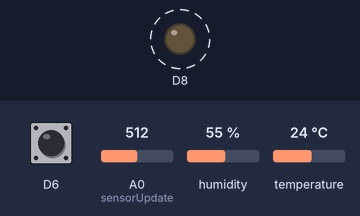
A sketch run on a simulated ESP8266 (NodeMCU). On the bench: output pins drawn as LEDs (lit = HIGH). Dashed ring = blinking. The inputs (shaded band) are chosen by the test bench; at power-on: D6 HIGH, A0 (sensorUpdate) = 512, humidity 55 %, temperature 24 °C. WiFi joins after 1.5 s; servers stay silent unless stated; the Firebase database answers and starts empty; what the sketch prints to the serial monitor is not drawn.

Above: at 2.1 s.
Timing chart, 0 to 7.3 s (numbered marks = the images above):
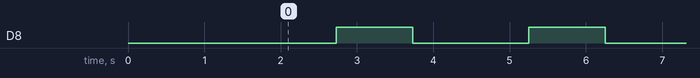

Measured:
- by itself, D8: alternates HIGH for 1.0 s and LOW for 1.5 s

The sketch:

sketch_mar30a.ino
```cpp
#include <Wire.h>
#include <DHT.h>
#include "FirebaseESP8266.h"
#include <ESP8266WiFi.h>
//#include "MAX30100_PulseOximeter.h"

//#define REPORTING_PERIOD_MS    1000

//PulseOximeter pox;

//uint32_t tsLastReport = 0;

#define FIREBASE_HOST "iotweather-f233f-default-rtdb.firebaseio.com/"
#define FIREBASE_AUTH "mBkvm7ZeFvWePM0mSYBUcdgj3k80TUK9tVs2uozL"
#define WIFI_SSID "MJ"
#define WIFI_PASSWORD "good54321"

#define DHTPIN D4
#define DHTTYPE    DHT11
DHT dht(DHTPIN, DHTTYPE);

FirebaseData firebaseData;
FirebaseData ledData;
FirebaseJson json;

float limtmax, limtmin, limhmax, limhmin, limgmax, limgmin ;
int btnstate, SpO2, BPM;


// void onBeatDetected()
// {
//     Serial.println("Beat!");
// }

void setup()
{

  Serial.begin(115200);

  pinMode(D8, OUTPUT);
  pinMode(D6, INPUT);

  dht.begin();

  WiFi.begin(WIFI_SSID, WIFI_PASSWORD);
  Serial.print("Connecting to Wi-Fi");
  while (WiFi.status() != WL_CONNECTED)
  {
    Serial.print(".");
    delay(300);
  }

  // if(!pox.begin()) {
  //     Serial.println("FAILED");
  //     for(;;);
  // } else {
  //     Serial.println("SUCCESS");
  // }
  // pox.setOnBeatDetectedCallback(onBeatDetected);

  Serial.println();
  Serial.print("Connected with IP: ");
  Serial.println(WiFi.localIP());
  Serial.println();

  Firebase.begin(FIREBASE_HOST, FIREBASE_AUTH);
  Firebase.reconnectWiFi(true);

}

void sensorUpdate(){

  float h = dht.readHumidity();
  float t = dht.readTemperature();
  float f = dht.readTemperature(true);
  float g = analogRead(A0);


   if (Firebase.getInt(firebaseData, "/tempmax")) {

      if (firebaseData.dataTypeEnum() == fb_esp_rtdb_data_type_integer) {
      limtmax = firebaseData.to<int>();

    }

  } else {
    Serial.println(firebaseData.errorReason());
  }

    if (Firebase.getInt(firebaseData, "/tempmin")) {

      if (firebaseData.dataTypeEnum() == fb_esp_rtdb_data_type_integer) {
      limtmin = firebaseData.to<int>();

    }

  } else {
    Serial.println(firebaseData.errorReason());
  }

    if (Firebase.getInt(firebaseData, "/hummax")) {

      if (firebaseData.dataTypeEnum() == fb_esp_rtdb_data_type_integer) {
      limhmax = firebaseData.to<int>();

    }

  } else {
    Serial.println(firebaseData.errorReason());
  }

    if (Firebase.getInt(firebaseData, "/hummin")) {

      if (firebaseData.dataTypeEnum() == fb_esp_rtdb_data_type_integer) {
      limhmin = firebaseData.to<int>();

    }

  } else {
    Serial.println(firebaseData.errorReason());
  }

    if (Firebase.getInt(firebaseData, "/gasmax")) {

      if (firebaseData.dataTypeEnum() == fb_esp_rtdb_data_type_integer) {
      limgmax = firebaseData.to<int>();

    }

  } else {
    Serial.println(firebaseData.errorReason());
  }

    if (Firebase.getInt(firebaseData, "/gasmin")) {

      if (firebaseData.dataTypeEnum() == fb_esp_rtdb_data_type_integer) {
      limgmin = firebaseData.to<int>();

    }

  } else {
    Serial.println(firebaseData.errorReason());
  }


  Serial.print(F("Humidity: "));
  Serial.print(h);
  Serial.print(F("%  Temperature: "));
  Serial.print(t);
  Serial.print(F("°C  ,"));
  Serial.print(f);
  Serial.println(F("°F  "));
  Serial.print("Gas Content: ");
  Serial.print(g);


  if(h>limhmax || h<limhmin || t>limtmax || t<limtmin || g>limgmax || g<limgmin){

    digitalWrite(D8, HIGH);
    delay(1000);
    digitalWrite(D8, LOW);

  }else{
    digitalWrite(D8, LOW);

  }

  if (Firebase.setFloat(firebaseData, "/temperature", t))
  {}
  else
  {
    Serial.println("FAILED");

  }

  if (Firebase.setFloat(firebaseData, "/humidity", h))
  {}
  else
  {
    Serial.println("FAILED");

  }
  if (Firebase.setFloat(firebaseData, "/gas", g))
  {}
  else
  {
    Serial.println("FAILED");

  }
    Serial.println("");

}

void btnUpdate(){

 int btn = digitalRead(D6);
 //Serial.println(btn);

 if (Firebase.getInt(firebaseData, "/buttonalarm")) {

      if (firebaseData.dataTypeEnum() == fb_esp_rtdb_data_type_integer) {
      btnstate = firebaseData.to<int>();

    }

  }

    if (btn == LOW){
    //     Serial.println("btn off");

    }else{

      if(btnstate == LOW){

        Firebase.setInt(firebaseData, "/buttonalarm", btn);

      }
    }
}

// void spo2Update(){

//   pox.update();

//     BPM = pox.getHeartRate();
//     SpO2 = pox.getSpO2();

//     if (millis() - tsLastReport > REPORTING_PERIOD_MS)
//     {
//         Serial.print("Heart rate:");
//         Serial.print(BPM);
//         Serial.print("   ");
//         Serial.print("SpO2:");
//         Serial.print(SpO2);
//         Serial.println("%");

//         tsLastReport = millis();

//          if (BPM != 0 && SpO2 !=0) {
//             Firebase.setInt(firebaseData, "/spo2", SpO2);
//             Firebase.setInt(firebaseData, "/bpm", BPM);

//         }
//     }

// }

void loop() {

  //  spo2Update();
    btnUpdate();
    sensorUpdate();

}
```
